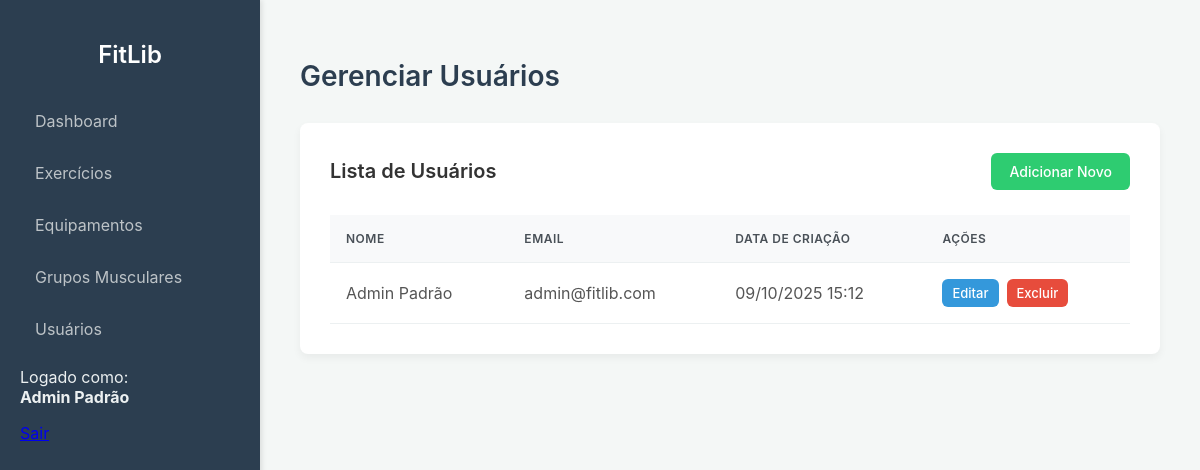
/api/usuarios/index.php (signed in), run on the app's committed database.
### tables this page shows
CREATE TABLE IF NOT EXISTS Adm (
  id_adm INT PRIMARY KEY AUTO_INCREMENT,
  nome VARCHAR(30) NOT NULL,
  email VARCHAR(100) NOT NULL UNIQUE,
  senha VARCHAR(255) NOT NULL,  
  tipo ENUM('adm', 'professor') NOT NULL DEFAULT 'professor' COMMENT 'Define o nível de permissão do usuário',
  data_criacao TIMESTAMP DEFAULT CURRENT_TIMESTAMP,
  data_modificacao TIMESTAMP DEFAULT CURRENT_TIMESTAMP ON UPDATE CURRENT_TIMESTAMP,
  INDEX idx_nome_adm (nome)  
);

### api/usuarios/index.php (the view, shortened to what this page needs)
<?php
require_once __DIR__ . '/../../config/database.php';
include __DIR__ . '/../includes/header.php';
try {
    $stmt = $pdo->query("SELECT id_adm, nome, email, data_criacao FROM Adm ORDER BY nome ASC");
    $usuarios = $stmt->fetchAll();
} catch (PDOException $e) {
    die("Erro ao buscar usuários: " . $e->getMessage());
}
?>
<h1>Gerenciar Usuários</h1>
<div class="card">
    <div class="card-header">
        <h2>Lista de Usuários</h2>
        <a href="/usuarios/form" class="btn btn-add">Adicionar Novo</a>
    </div>
    <table>
        <thead>
            <tr>
                <th>Nome</th>
                <th>Email</th>
                <th>Data de Criação</th>
                <th>Ações</th>
            </tr>
        </thead>
        <tbody>
            <?php foreach ($usuarios as $usuario): ?>
                <tr>
                    <td><?= htmlspecialchars($usuario['nome']) ?></td>
                    <td><?= htmlspecialchars($usuario['email']) ?></td>
                    <td><?= date('d/m/Y H:i', strtotime($usuario['data_criacao'])) ?></td>
                    <td>
                        <a href="/usuarios/form?id=<?= $usuario['id_adm'] ?>" class="btn btn-edit">Editar</a>
                        <a href="/usuarios/delete?id=<?= $usuario['id_adm'] ?>" class="btn btn-delete" onclick="return confirm('Tem certeza que deseja excluir este usuário?');">Excluir</a>
                    </td>
                </tr>
            <?php endforeach; ?>
        </tbody>
    </table>
</div>

### public/assets/css/style.css (style rules this page uses)
body { font-family: -apple-system, BlinkMacSystemFont, "Segoe UI", Roboto, "Helvetica Neue", Arial, sans-serif; background-color: #f4f7f6; color: #333; margin: 0; display: flex; min-height: 100vh; }
h1 { font-size: 28px; font-weight: 600; color: #2c3e50; border-bottom: none; padding-bottom: 0; margin-bottom: 0; }
.card { background-color: #fff; border-radius: 8px; padding: 30px; box-shadow: 0 4px 8px rgba(0,0,0,0.05); margin-bottom: 0; }
.card-header { display: flex; justify-content: space-between; align-items: center; margin-bottom: 25px; }
.card-header h2 { margin: 0; font-size: 20px; font-weight: 600; }
table { width: 100%; border-collapse: collapse; margin-top: 0; box-shadow: none; }
th, td { padding: 16px; border: none; border-bottom: 1px solid #ecf0f1; text-align: left; vertical-align: middle; }
td:last-child { display: flex; align-items: center; gap: 8px; }
thead { background-color: #f8f9fa; color: #495057; }
thead th { font-weight: 600; text-transform: uppercase; font-size: 12px; letter-spacing: 0.5px; }
tbody td { color: #555; }
.btn { padding: 10px 18px; border: none; border-radius: 6px; color: #fff; text-decoration: none; cursor: pointer; font-size: 14px; font-weight: 500; transition: background-color 0.2s, transform 0.2s; }
.btn-edit { background-color: #3498db; }
.btn-delete { background-color: #e74c3c; }
.btn-add { background-color: #2ecc71; margin-bottom: 0; }
td .btn { padding: 6px 10px; font-size: 13px; margin-right: 0; }

### data on the page
adm: nome "Admin Padrão", email "admin@fitlib.com", data_criacao "09/10/2025 15:12"

### other printed values
$_SESSION['nome_adm'] "Admin Padrão"
